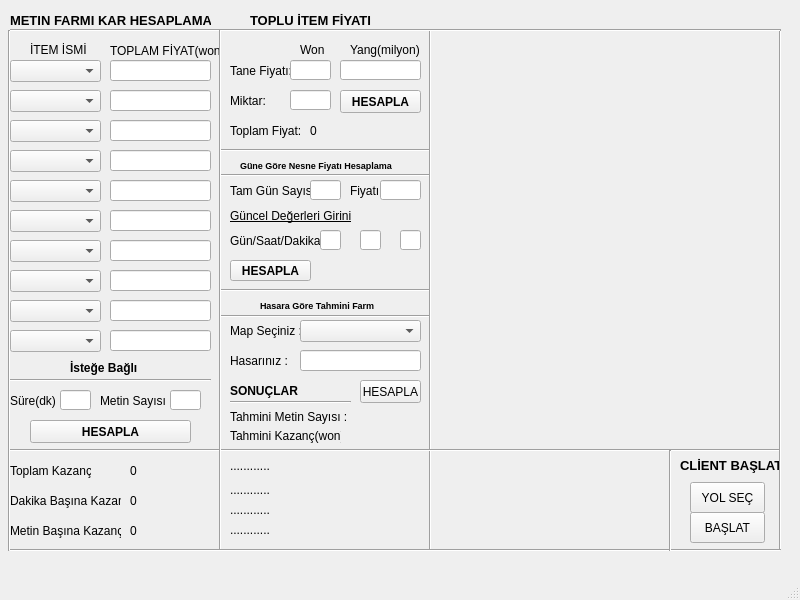
<?xml version="1.0" encoding="UTF-8"?>
<ui version="4.0">
 <class>MainWindow</class>
 <widget class="QMainWindow" name="MainWindow">
  <property name="geometry">
   <rect>
    <x>0</x>
    <y>0</y>
    <width>800</width>
    <height>600</height>
   </rect>
  </property>
  <property name="minimumSize">
   <size>
    <width>800</width>
    <height>600</height>
   </size>
  </property>
  <property name="maximumSize">
   <size>
    <width>800</width>
    <height>600</height>
   </size>
  </property>
  <property name="windowTitle">
   <string>Metin2 Kar Hesaplama By SCA Game</string>
  </property>
  <widget class="QWidget" name="centralwidget">
   <widget class="QLabel" name="label">
    <property name="geometry">
     <rect>
      <x>10</x>
      <y>10</y>
      <width>201</width>
      <height>21</height>
     </rect>
    </property>
    <property name="font">
     <font>
      <pointsize>10</pointsize>
      <weight>75</weight>
      <bold>true</bold>
     </font>
    </property>
    <property name="text">
     <string>METIN FARMI KAR HESAPLAMA</string>
    </property>
   </widget>
   <widget class="QComboBox" name="item_combo">
    <property name="geometry">
     <rect>
      <x>10</x>
      <y>60</y>
      <width>91</width>
      <height>22</height>
     </rect>
    </property>
   </widget>
   <widget class="Line" name="line">
    <property name="geometry">
     <rect>
      <x>10</x>
      <y>15</y>
      <width>211</width>
      <height>31</height>
     </rect>
    </property>
    <property name="orientation">
     <enum>Qt::Horizontal</enum>
    </property>
   </widget>
   <widget class="QLabel" name="label_2">
    <property name="geometry">
     <rect>
      <x>30</x>
      <y>39</y>
      <width>61</width>
      <height>21</height>
     </rect>
    </property>
    <property name="text">
     <string>İTEM İSMİ</string>
    </property>
   </widget>
   <widget class="QLabel" name="label_3">
    <property name="geometry">
     <rect>
      <x>110</x>
      <y>40</y>
      <width>111</width>
      <height>21</height>
     </rect>
    </property>
    <property name="text">
     <string>TOPLAM FİYAT(won)</string>
    </property>
   </widget>
   <widget class="QLineEdit" name="won_line_1">
    <property name="geometry">
     <rect>
      <x>110</x>
      <y>60</y>
      <width>101</width>
      <height>21</height>
     </rect>
    </property>
   </widget>
   <widget class="QComboBox" name="item_combo_2">
    <property name="geometry">
     <rect>
      <x>10</x>
      <y>90</y>
      <width>91</width>
      <height>22</height>
     </rect>
    </property>
   </widget>
   <widget class="QLineEdit" name="won_line_2">
    <property name="geometry">
     <rect>
      <x>110</x>
      <y>90</y>
      <width>101</width>
      <height>21</height>
     </rect>
    </property>
   </widget>
   <widget class="QComboBox" name="item_combo_3">
    <property name="geometry">
     <rect>
      <x>10</x>
      <y>120</y>
      <width>91</width>
      <height>22</height>
     </rect>
    </property>
   </widget>
   <widget class="QLineEdit" name="won_line_3">
    <property name="geometry">
     <rect>
      <x>110</x>
      <y>120</y>
      <width>101</width>
      <height>21</height>
     </rect>
    </property>
   </widget>
   <widget class="QComboBox" name="item_combo_4">
    <property name="geometry">
     <rect>
      <x>10</x>
      <y>150</y>
      <width>91</width>
      <height>22</height>
     </rect>
    </property>
   </widget>
   <widget class="QLineEdit" name="won_line_4">
    <property name="geometry">
     <rect>
      <x>110</x>
      <y>150</y>
      <width>101</width>
      <height>21</height>
     </rect>
    </property>
   </widget>
   <widget class="QLineEdit" name="won_line_5">
    <property name="geometry">
     <rect>
      <x>110</x>
      <y>180</y>
      <width>101</width>
      <height>21</height>
     </rect>
    </property>
   </widget>
   <widget class="QComboBox" name="item_combo_5">
    <property name="geometry">
     <rect>
      <x>10</x>
      <y>180</y>
      <width>91</width>
      <height>22</height>
     </rect>
    </property>
   </widget>
   <widget class="QComboBox" name="item_combo_6">
    <property name="geometry">
     <rect>
      <x>10</x>
      <y>210</y>
      <width>91</width>
      <height>22</height>
     </rect>
    </property>
   </widget>
   <widget class="QLineEdit" name="won_line_6">
    <property name="geometry">
     <rect>
      <x>110</x>
      <y>210</y>
      <width>101</width>
      <height>21</height>
     </rect>
    </property>
   </widget>
   <widget class="QLineEdit" name="won_line_7">
    <property name="geometry">
     <rect>
      <x>110</x>
      <y>240</y>
      <width>101</width>
      <height>21</height>
     </rect>
    </property>
   </widget>
   <widget class="QComboBox" name="item_combo_7">
    <property name="geometry">
     <rect>
      <x>10</x>
      <y>240</y>
      <width>91</width>
      <height>22</height>
     </rect>
    </property>
   </widget>
   <widget class="QComboBox" name="item_combo_8">
    <property name="geometry">
     <rect>
      <x>10</x>
      <y>270</y>
      <width>91</width>
      <height>22</height>
     </rect>
    </property>
   </widget>
   <widget class="QLineEdit" name="won_line_8">
    <property name="geometry">
     <rect>
      <x>110</x>
      <y>270</y>
      <width>101</width>
      <height>21</height>
     </rect>
    </property>
   </widget>
   <widget class="QLineEdit" name="won_line_9">
    <property name="geometry">
     <rect>
      <x>110</x>
      <y>300</y>
      <width>101</width>
      <height>21</height>
     </rect>
    </property>
   </widget>
   <widget class="QComboBox" name="item_combo_9">
    <property name="geometry">
     <rect>
      <x>10</x>
      <y>300</y>
      <width>91</width>
      <height>22</height>
     </rect>
    </property>
   </widget>
   <widget class="QComboBox" name="item_combo_10">
    <property name="geometry">
     <rect>
      <x>10</x>
      <y>330</y>
      <width>91</width>
      <height>22</height>
     </rect>
    </property>
   </widget>
   <widget class="QLineEdit" name="won_line_10">
    <property name="geometry">
     <rect>
      <x>110</x>
      <y>330</y>
      <width>101</width>
      <height>21</height>
     </rect>
    </property>
   </widget>
   <widget class="QLabel" name="label_4">
    <property name="geometry">
     <rect>
      <x>70</x>
      <y>360</y>
      <width>71</width>
      <height>16</height>
     </rect>
    </property>
    <property name="font">
     <font>
      <weight>75</weight>
      <bold>true</bold>
     </font>
    </property>
    <property name="text">
     <string>İsteğe Bağlı</string>
    </property>
   </widget>
   <widget class="Line" name="line_2">
    <property name="geometry">
     <rect>
      <x>10</x>
      <y>370</y>
      <width>201</width>
      <height>21</height>
     </rect>
    </property>
    <property name="orientation">
     <enum>Qt::Horizontal</enum>
    </property>
   </widget>
   <widget class="QLabel" name="min_text">
    <property name="geometry">
     <rect>
      <x>10</x>
      <y>390</y>
      <width>47</width>
      <height>21</height>
     </rect>
    </property>
    <property name="text">
     <string>Süre(dk) :</string>
    </property>
   </widget>
   <widget class="QLineEdit" name="min_edit">
    <property name="geometry">
     <rect>
      <x>60</x>
      <y>390</y>
      <width>31</width>
      <height>20</height>
     </rect>
    </property>
   </widget>
   <widget class="QLabel" name="metin_text">
    <property name="geometry">
     <rect>
      <x>100</x>
      <y>390</y>
      <width>71</width>
      <height>21</height>
     </rect>
    </property>
    <property name="text">
     <string>Metin Sayısı :</string>
    </property>
   </widget>
   <widget class="QLineEdit" name="number_of_metinstones">
    <property name="geometry">
     <rect>
      <x>170</x>
      <y>390</y>
      <width>31</width>
      <height>20</height>
     </rect>
    </property>
   </widget>
   <widget class="Line" name="line_3">
    <property name="geometry">
     <rect>
      <x>10</x>
      <y>440</y>
      <width>211</width>
      <height>21</height>
     </rect>
    </property>
    <property name="orientation">
     <enum>Qt::Horizontal</enum>
    </property>
   </widget>
   <widget class="QLabel" name="label_8">
    <property name="geometry">
     <rect>
      <x>10</x>
      <y>460</y>
      <width>81</width>
      <height>21</height>
     </rect>
    </property>
    <property name="text">
     <string>Toplam Kazanç:</string>
    </property>
   </widget>
   <widget class="QLabel" name="label_9">
    <property name="geometry">
     <rect>
      <x>10</x>
      <y>490</y>
      <width>111</width>
      <height>21</height>
     </rect>
    </property>
    <property name="text">
     <string>Dakika Başına Kazanç :</string>
    </property>
   </widget>
   <widget class="QLabel" name="label_10">
    <property name="geometry">
     <rect>
      <x>10</x>
      <y>520</y>
      <width>111</width>
      <height>21</height>
     </rect>
    </property>
    <property name="text">
     <string>Metin Başına Kazanç :</string>
    </property>
   </widget>
   <widget class="QLabel" name="revenue_sum">
    <property name="geometry">
     <rect>
      <x>130</x>
      <y>460</y>
      <width>81</width>
      <height>21</height>
     </rect>
    </property>
    <property name="text">
     <string>0</string>
    </property>
   </widget>
   <widget class="QLabel" name="revenue_per_min">
    <property name="geometry">
     <rect>
      <x>130</x>
      <y>490</y>
      <width>81</width>
      <height>21</height>
     </rect>
    </property>
    <property name="text">
     <string>0</string>
    </property>
   </widget>
   <widget class="QLabel" name="revenue_per_metinstone">
    <property name="geometry">
     <rect>
      <x>130</x>
      <y>520</y>
      <width>81</width>
      <height>21</height>
     </rect>
    </property>
    <property name="text">
     <string>0</string>
    </property>
   </widget>
   <widget class="Line" name="line_4">
    <property name="geometry">
     <rect>
      <x>210</x>
      <y>30</y>
      <width>20</width>
      <height>521</height>
     </rect>
    </property>
    <property name="orientation">
     <enum>Qt::Vertical</enum>
    </property>
   </widget>
   <widget class="QPushButton" name="calculate_button">
    <property name="geometry">
     <rect>
      <x>30</x>
      <y>420</y>
      <width>161</width>
      <height>23</height>
     </rect>
    </property>
    <property name="font">
     <font>
      <pointsize>9</pointsize>
      <weight>75</weight>
      <bold>true</bold>
     </font>
    </property>
    <property name="text">
     <string>HESAPLA</string>
    </property>
   </widget>
   <widget class="Line" name="line_6">
    <property name="geometry">
     <rect>
      <x>220</x>
      <y>10</y>
      <width>211</width>
      <height>41</height>
     </rect>
    </property>
    <property name="orientation">
     <enum>Qt::Horizontal</enum>
    </property>
   </widget>
   <widget class="QLabel" name="label_5">
    <property name="geometry">
     <rect>
      <x>250</x>
      <y>10</y>
      <width>171</width>
      <height>21</height>
     </rect>
    </property>
    <property name="font">
     <font>
      <pointsize>10</pointsize>
      <weight>75</weight>
      <bold>true</bold>
     </font>
    </property>
    <property name="text">
     <string>TOPLU İTEM FİYATI</string>
    </property>
   </widget>
   <widget class="QLabel" name="label_6">
    <property name="geometry">
     <rect>
      <x>230</x>
      <y>60</y>
      <width>61</width>
      <height>21</height>
     </rect>
    </property>
    <property name="text">
     <string>Tane Fiyatı:</string>
    </property>
   </widget>
   <widget class="QLineEdit" name="toplu_won">
    <property name="geometry">
     <rect>
      <x>290</x>
      <y>60</y>
      <width>41</width>
      <height>20</height>
     </rect>
    </property>
   </widget>
   <widget class="QLabel" name="label_7">
    <property name="geometry">
     <rect>
      <x>300</x>
      <y>40</y>
      <width>51</width>
      <height>20</height>
     </rect>
    </property>
    <property name="text">
     <string>Won</string>
    </property>
   </widget>
   <widget class="QLineEdit" name="toplu_yang">
    <property name="geometry">
     <rect>
      <x>340</x>
      <y>60</y>
      <width>81</width>
      <height>20</height>
     </rect>
    </property>
   </widget>
   <widget class="QLabel" name="label_11">
    <property name="geometry">
     <rect>
      <x>350</x>
      <y>40</y>
      <width>81</width>
      <height>20</height>
     </rect>
    </property>
    <property name="text">
     <string>Yang(milyon)</string>
    </property>
   </widget>
   <widget class="QLabel" name="label_12">
    <property name="geometry">
     <rect>
      <x>230</x>
      <y>90</y>
      <width>61</width>
      <height>21</height>
     </rect>
    </property>
    <property name="text">
     <string>Miktar:</string>
    </property>
   </widget>
   <widget class="QLineEdit" name="miktar">
    <property name="geometry">
     <rect>
      <x>290</x>
      <y>90</y>
      <width>41</width>
      <height>20</height>
     </rect>
    </property>
   </widget>
   <widget class="QLabel" name="label_13">
    <property name="geometry">
     <rect>
      <x>230</x>
      <y>120</y>
      <width>71</width>
      <height>21</height>
     </rect>
    </property>
    <property name="text">
     <string>Toplam Fiyat:</string>
    </property>
   </widget>
   <widget class="QLabel" name="toplam_fiyat">
    <property name="geometry">
     <rect>
      <x>310</x>
      <y>120</y>
      <width>111</width>
      <height>21</height>
     </rect>
    </property>
    <property name="text">
     <string>0</string>
    </property>
   </widget>
   <widget class="Line" name="line_7">
    <property name="geometry">
     <rect>
      <x>420</x>
      <y>30</y>
      <width>20</width>
      <height>521</height>
     </rect>
    </property>
    <property name="orientation">
     <enum>Qt::Vertical</enum>
    </property>
   </widget>
   <widget class="Line" name="line_8">
    <property name="geometry">
     <rect>
      <x>220</x>
      <y>540</y>
      <width>211</width>
      <height>21</height>
     </rect>
    </property>
    <property name="orientation">
     <enum>Qt::Horizontal</enum>
    </property>
   </widget>
   <widget class="Line" name="line_9">
    <property name="geometry">
     <rect>
      <x>220</x>
      <y>140</y>
      <width>211</width>
      <height>21</height>
     </rect>
    </property>
    <property name="orientation">
     <enum>Qt::Horizontal</enum>
    </property>
   </widget>
   <widget class="QPushButton" name="toplu_calculate_button">
    <property name="geometry">
     <rect>
      <x>340</x>
      <y>90</y>
      <width>81</width>
      <height>23</height>
     </rect>
    </property>
    <property name="font">
     <font>
      <weight>75</weight>
      <bold>true</bold>
     </font>
    </property>
    <property name="text">
     <string>HESAPLA</string>
    </property>
   </widget>
   <widget class="Line" name="line_10">
    <property name="geometry">
     <rect>
      <x>-11</x>
      <y>30</y>
      <width>41</width>
      <height>521</height>
     </rect>
    </property>
    <property name="orientation">
     <enum>Qt::Vertical</enum>
    </property>
   </widget>
   <widget class="Line" name="line_5">
    <property name="geometry">
     <rect>
      <x>10</x>
      <y>530</y>
      <width>211</width>
      <height>41</height>
     </rect>
    </property>
    <property name="orientation">
     <enum>Qt::Horizontal</enum>
    </property>
   </widget>
   <widget class="Line" name="line_11">
    <property name="geometry">
     <rect>
      <x>220</x>
      <y>440</y>
      <width>211</width>
      <height>21</height>
     </rect>
    </property>
    <property name="orientation">
     <enum>Qt::Horizontal</enum>
    </property>
   </widget>
   <widget class="QLabel" name="text1">
    <property name="geometry">
     <rect>
      <x>230</x>
      <y>456</y>
      <width>191</width>
      <height>20</height>
     </rect>
    </property>
    <property name="text">
     <string>............</string>
    </property>
   </widget>
   <widget class="QLabel" name="text2">
    <property name="geometry">
     <rect>
      <x>230</x>
      <y>480</y>
      <width>191</width>
      <height>20</height>
     </rect>
    </property>
    <property name="text">
     <string>............</string>
    </property>
   </widget>
   <widget class="QLabel" name="text3">
    <property name="geometry">
     <rect>
      <x>230</x>
      <y>500</y>
      <width>191</width>
      <height>20</height>
     </rect>
    </property>
    <property name="text">
     <string>............</string>
    </property>
   </widget>
   <widget class="QLabel" name="text4">
    <property name="geometry">
     <rect>
      <x>230</x>
      <y>520</y>
      <width>191</width>
      <height>20</height>
     </rect>
    </property>
    <property name="text">
     <string>............</string>
    </property>
   </widget>
   <widget class="QLabel" name="label_14">
    <property name="geometry">
     <rect>
      <x>240</x>
      <y>150</y>
      <width>191</width>
      <height>31</height>
     </rect>
    </property>
    <property name="font">
     <font>
      <pointsize>7</pointsize>
      <weight>75</weight>
      <bold>true</bold>
     </font>
    </property>
    <property name="text">
     <string>Güne Göre Nesne Fiyatı Hesaplama</string>
    </property>
   </widget>
   <widget class="Line" name="line_12">
    <property name="geometry">
     <rect>
      <x>220</x>
      <y>160</y>
      <width>211</width>
      <height>31</height>
     </rect>
    </property>
    <property name="orientation">
     <enum>Qt::Horizontal</enum>
    </property>
   </widget>
   <widget class="QLabel" name="label_15">
    <property name="geometry">
     <rect>
      <x>230</x>
      <y>180</y>
      <width>81</width>
      <height>21</height>
     </rect>
    </property>
    <property name="text">
     <string>Tam Gün Sayısı :</string>
    </property>
   </widget>
   <widget class="QLineEdit" name="full_time_costume_day">
    <property name="geometry">
     <rect>
      <x>310</x>
      <y>180</y>
      <width>31</width>
      <height>20</height>
     </rect>
    </property>
   </widget>
   <widget class="QLabel" name="label_16">
    <property name="geometry">
     <rect>
      <x>350</x>
      <y>180</y>
      <width>31</width>
      <height>21</height>
     </rect>
    </property>
    <property name="text">
     <string>Fiyatı:</string>
    </property>
   </widget>
   <widget class="QLineEdit" name="full_time_costume_price">
    <property name="geometry">
     <rect>
      <x>380</x>
      <y>180</y>
      <width>41</width>
      <height>20</height>
     </rect>
    </property>
   </widget>
   <widget class="QLabel" name="label_17">
    <property name="geometry">
     <rect>
      <x>230</x>
      <y>200</y>
      <width>121</width>
      <height>31</height>
     </rect>
    </property>
    <property name="font">
     <font>
      <underline>true</underline>
     </font>
    </property>
    <property name="text">
     <string>Güncel Değerleri Giriniz..</string>
    </property>
   </widget>
   <widget class="QLabel" name="label_18">
    <property name="geometry">
     <rect>
      <x>230</x>
      <y>230</y>
      <width>91</width>
      <height>21</height>
     </rect>
    </property>
    <property name="text">
     <string>Gün/Saat/Dakika :</string>
    </property>
   </widget>
   <widget class="QLineEdit" name="current_day">
    <property name="geometry">
     <rect>
      <x>320</x>
      <y>230</y>
      <width>21</width>
      <height>20</height>
     </rect>
    </property>
   </widget>
   <widget class="QLineEdit" name="current_hour">
    <property name="geometry">
     <rect>
      <x>360</x>
      <y>230</y>
      <width>21</width>
      <height>20</height>
     </rect>
    </property>
   </widget>
   <widget class="QLineEdit" name="current_min">
    <property name="geometry">
     <rect>
      <x>400</x>
      <y>230</y>
      <width>21</width>
      <height>20</height>
     </rect>
    </property>
   </widget>
   <widget class="QPushButton" name="costume_button">
    <property name="geometry">
     <rect>
      <x>230</x>
      <y>260</y>
      <width>81</width>
      <height>21</height>
     </rect>
    </property>
    <property name="font">
     <font>
      <weight>75</weight>
      <bold>true</bold>
     </font>
    </property>
    <property name="text">
     <string>HESAPLA</string>
    </property>
   </widget>
   <widget class="QLabel" name="label_19">
    <property name="geometry">
     <rect>
      <x>320</x>
      <y>260</y>
      <width>101</width>
      <height>21</height>
     </rect>
    </property>
    <property name="text">
     <string/>
    </property>
   </widget>
   <widget class="QLabel" name="label_20">
    <property name="geometry">
     <rect>
      <x>680</x>
      <y>450</y>
      <width>101</width>
      <height>31</height>
     </rect>
    </property>
    <property name="font">
     <font>
      <pointsize>10</pointsize>
      <weight>75</weight>
      <bold>true</bold>
     </font>
    </property>
    <property name="text">
     <string>CLİENT BAŞLAT</string>
    </property>
   </widget>
   <widget class="QPushButton" name="path_select_button">
    <property name="geometry">
     <rect>
      <x>690</x>
      <y>482</y>
      <width>75</width>
      <height>31</height>
     </rect>
    </property>
    <property name="text">
     <string>YOL SEÇ</string>
    </property>
   </widget>
   <widget class="QPushButton" name="run_client_button">
    <property name="geometry">
     <rect>
      <x>690</x>
      <y>512</y>
      <width>75</width>
      <height>31</height>
     </rect>
    </property>
    <property name="text">
     <string>BAŞLAT</string>
    </property>
   </widget>
   <widget class="Line" name="line_13">
    <property name="geometry">
     <rect>
      <x>430</x>
      <y>440</y>
      <width>351</width>
      <height>21</height>
     </rect>
    </property>
    <property name="orientation">
     <enum>Qt::Horizontal</enum>
    </property>
   </widget>
   <widget class="Line" name="line_14">
    <property name="geometry">
     <rect>
      <x>770</x>
      <y>30</y>
      <width>20</width>
      <height>521</height>
     </rect>
    </property>
    <property name="orientation">
     <enum>Qt::Vertical</enum>
    </property>
   </widget>
   <widget class="Line" name="line_15">
    <property name="geometry">
     <rect>
      <x>430</x>
      <y>540</y>
      <width>351</width>
      <height>21</height>
     </rect>
    </property>
    <property name="orientation">
     <enum>Qt::Horizontal</enum>
    </property>
   </widget>
   <widget class="Line" name="line_16">
    <property name="geometry">
     <rect>
      <x>660</x>
      <y>450</y>
      <width>20</width>
      <height>101</height>
     </rect>
    </property>
    <property name="orientation">
     <enum>Qt::Vertical</enum>
    </property>
   </widget>
   <widget class="Line" name="line_17">
    <property name="geometry">
     <rect>
      <x>430</x>
      <y>10</y>
      <width>351</width>
      <height>41</height>
     </rect>
    </property>
    <property name="orientation">
     <enum>Qt::Horizontal</enum>
    </property>
   </widget>
   <widget class="QLabel" name="label_21">
    <property name="geometry">
     <rect>
      <x>260</x>
      <y>290</y>
      <width>141</width>
      <height>31</height>
     </rect>
    </property>
    <property name="font">
     <font>
      <pointsize>7</pointsize>
      <weight>75</weight>
      <bold>true</bold>
     </font>
    </property>
    <property name="text">
     <string>Hasara Göre Tahmini Farm</string>
    </property>
   </widget>
   <widget class="Line" name="line_18">
    <property name="geometry">
     <rect>
      <x>220</x>
      <y>270</y>
      <width>211</width>
      <height>41</height>
     </rect>
    </property>
    <property name="orientation">
     <enum>Qt::Horizontal</enum>
    </property>
   </widget>
   <widget class="Line" name="line_19">
    <property name="geometry">
     <rect>
      <x>220</x>
      <y>301</y>
      <width>211</width>
      <height>31</height>
     </rect>
    </property>
    <property name="orientation">
     <enum>Qt::Horizontal</enum>
    </property>
   </widget>
   <widget class="QLabel" name="label_22">
    <property name="geometry">
     <rect>
      <x>230</x>
      <y>320</y>
      <width>81</width>
      <height>21</height>
     </rect>
    </property>
    <property name="text">
     <string>Map Seçiniz :</string>
    </property>
   </widget>
   <widget class="QComboBox" name="item_combo_11">
    <property name="geometry">
     <rect>
      <x>300</x>
      <y>320</y>
      <width>121</width>
      <height>22</height>
     </rect>
    </property>
   </widget>
   <widget class="QLabel" name="label_23">
    <property name="geometry">
     <rect>
      <x>230</x>
      <y>350</y>
      <width>71</width>
      <height>21</height>
     </rect>
    </property>
    <property name="text">
     <string>Hasarınız :</string>
    </property>
   </widget>
   <widget class="QLineEdit" name="hasar_line">
    <property name="geometry">
     <rect>
      <x>300</x>
      <y>350</y>
      <width>121</width>
      <height>21</height>
     </rect>
    </property>
   </widget>
   <widget class="QLabel" name="estimated_metin_value">
    <property name="geometry">
     <rect>
      <x>230</x>
      <y>401</y>
      <width>121</width>
      <height>31</height>
     </rect>
    </property>
    <property name="font">
     <font>
      <pointsize>9</pointsize>
     </font>
    </property>
    <property name="text">
     <string>Tahmini Metin Sayısı :</string>
    </property>
   </widget>
   <widget class="QLabel" name="estimated_revenue">
    <property name="geometry">
     <rect>
      <x>230</x>
      <y>420</y>
      <width>111</width>
      <height>31</height>
     </rect>
    </property>
    <property name="text">
     <string>Tahmini Kazanç(won) :</string>
    </property>
   </widget>
   <widget class="QPushButton" name="estimated_farm_button">
    <property name="geometry">
     <rect>
      <x>360</x>
      <y>380</y>
      <width>61</width>
      <height>23</height>
     </rect>
    </property>
    <property name="text">
     <string>HESAPLA</string>
    </property>
   </widget>
   <widget class="Line" name="line_20">
    <property name="geometry">
     <rect>
      <x>230</x>
      <y>392</y>
      <width>121</width>
      <height>20</height>
     </rect>
    </property>
    <property name="orientation">
     <enum>Qt::Horizontal</enum>
    </property>
   </widget>
   <widget class="QLabel" name="label_24">
    <property name="geometry">
     <rect>
      <x>230</x>
      <y>380</y>
      <width>71</width>
      <height>21</height>
     </rect>
    </property>
    <property name="font">
     <font>
      <weight>75</weight>
      <bold>true</bold>
     </font>
    </property>
    <property name="text">
     <string>SONUÇLAR</string>
    </property>
   </widget>
   <zorder>line_19</zorder>
   <zorder>line_18</zorder>
   <zorder>line_12</zorder>
   <zorder>line_9</zorder>
   <zorder>line_7</zorder>
   <zorder>line_11</zorder>
   <zorder>line_8</zorder>
   <zorder>label</zorder>
   <zorder>item_combo</zorder>
   <zorder>line</zorder>
   <zorder>label_2</zorder>
   <zorder>label_3</zorder>
   <zorder>won_line_1</zorder>
   <zorder>item_combo_2</zorder>
   <zorder>won_line_2</zorder>
   <zorder>item_combo_3</zorder>
   <zorder>won_line_3</zorder>
   <zorder>item_combo_4</zorder>
   <zorder>won_line_4</zorder>
   <zorder>won_line_5</zorder>
   <zorder>item_combo_5</zorder>
   <zorder>item_combo_6</zorder>
   <zorder>won_line_6</zorder>
   <zorder>won_line_7</zorder>
   <zorder>item_combo_7</zorder>
   <zorder>item_combo_8</zorder>
   <zorder>won_line_8</zorder>
   <zorder>won_line_9</zorder>
   <zorder>item_combo_9</zorder>
   <zorder>item_combo_10</zorder>
   <zorder>won_line_10</zorder>
   <zorder>label_4</zorder>
   <zorder>line_2</zorder>
   <zorder>min_text</zorder>
   <zorder>min_edit</zorder>
   <zorder>metin_text</zorder>
   <zorder>number_of_metinstones</zorder>
   <zorder>line_3</zorder>
   <zorder>label_8</zorder>
   <zorder>label_9</zorder>
   <zorder>label_10</zorder>
   <zorder>revenue_sum</zorder>
   <zorder>revenue_per_min</zorder>
   <zorder>revenue_per_metinstone</zorder>
   <zorder>line_4</zorder>
   <zorder>calculate_button</zorder>
   <zorder>line_6</zorder>
   <zorder>label_5</zorder>
   <zorder>label_6</zorder>
   <zorder>toplu_won</zorder>
   <zorder>label_7</zorder>
   <zorder>toplu_yang</zorder>
   <zorder>label_11</zorder>
   <zorder>label_12</zorder>
   <zorder>miktar</zorder>
   <zorder>label_13</zorder>
   <zorder>toplam_fiyat</zorder>
   <zorder>toplu_calculate_button</zorder>
   <zorder>line_10</zorder>
   <zorder>line_5</zorder>
   <zorder>text1</zorder>
   <zorder>text2</zorder>
   <zorder>text3</zorder>
   <zorder>text4</zorder>
   <zorder>label_14</zorder>
   <zorder>label_15</zorder>
   <zorder>full_time_costume_day</zorder>
   <zorder>label_16</zorder>
   <zorder>full_time_costume_price</zorder>
   <zorder>label_17</zorder>
   <zorder>label_18</zorder>
   <zorder>current_day</zorder>
   <zorder>current_hour</zorder>
   <zorder>current_min</zorder>
   <zorder>costume_button</zorder>
   <zorder>label_19</zorder>
   <zorder>label_20</zorder>
   <zorder>path_select_button</zorder>
   <zorder>run_client_button</zorder>
   <zorder>line_13</zorder>
   <zorder>line_14</zorder>
   <zorder>line_15</zorder>
   <zorder>line_16</zorder>
   <zorder>line_17</zorder>
   <zorder>label_21</zorder>
   <zorder>label_22</zorder>
   <zorder>item_combo_11</zorder>
   <zorder>label_23</zorder>
   <zorder>hasar_line</zorder>
   <zorder>estimated_metin_value</zorder>
   <zorder>estimated_revenue</zorder>
   <zorder>estimated_farm_button</zorder>
   <zorder>line_20</zorder>
   <zorder>label_24</zorder>
  </widget>
  <widget class="QStatusBar" name="statusbar"/>
 </widget>
 <resources>
  <include location="sura.qrc"/>
 </resources>
 <connections/>
</ui>
